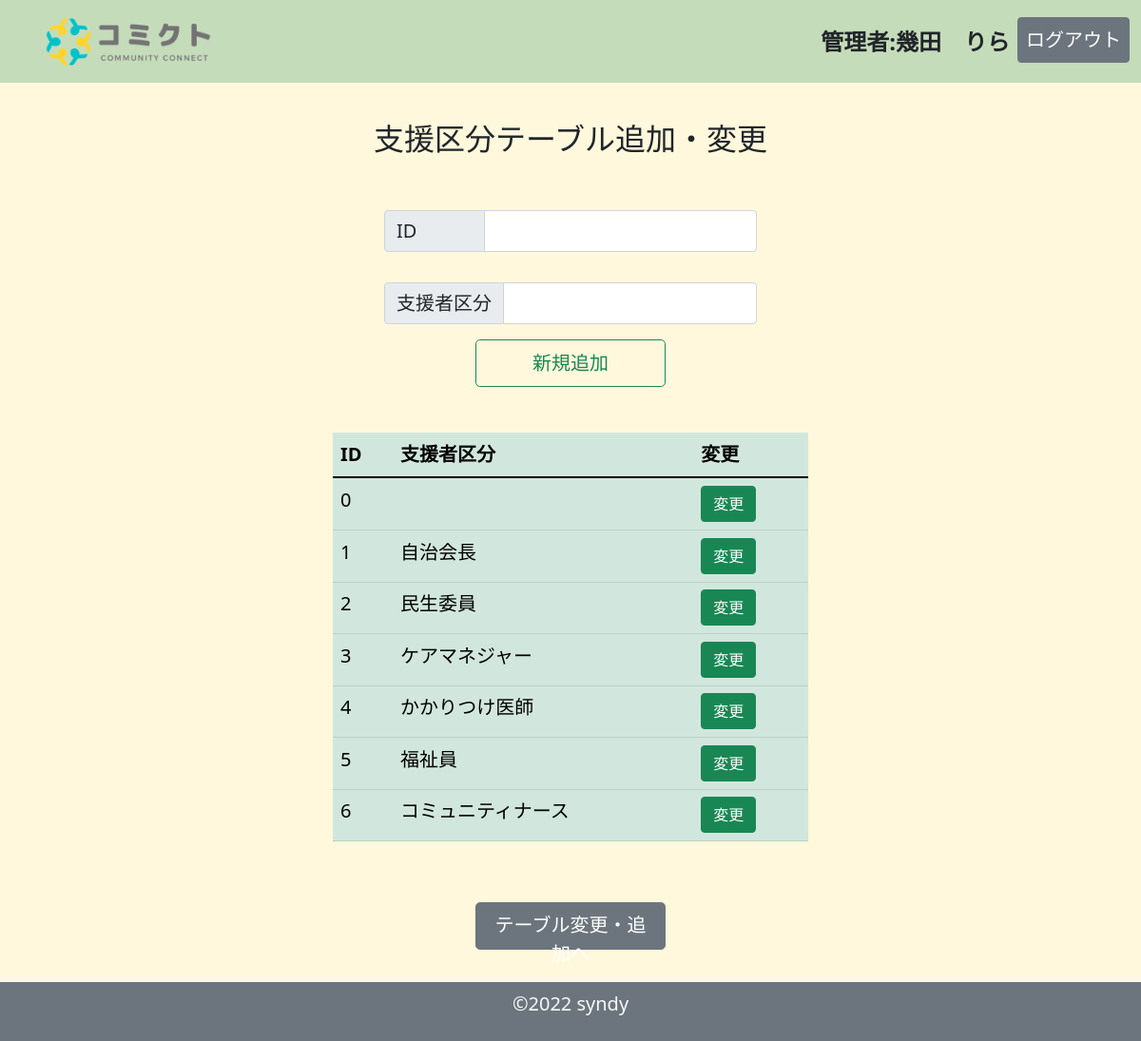
Screenshot of /admin_supporttable_read.php (signed in) with the database file from the repository.
### tables this page shows
CREATE TABLE `support_table` (
  `id` int(11) NOT NULL,
  `support_id` int(11) NOT NULL,
  `support` varchar(64) NOT NULL
);

### admin_supporttable_read.php (the view, shortened to what this page needs)
<?php
$pdo = connect_to_db();
$sql = 'SELECT * FROM support_table ORDER BY support_id ASC';
$stmt = $pdo->prepare($sql);
try {
    $status = $stmt->execute();
} catch (PDOException $e) {
    echo json_encode(["sql error" => "{$e->getMessage()}"]);
    exit();
}
$result = $stmt->fetchAll(PDO::FETCH_ASSOC);
$output = "";
foreach ($result as $record) {
    $output .= "<tr><td>{$record['support_id']}</td><td>{$record['support']}</td>
    <td>
        <a href='admin_supporttable_edit.php?id={$record["id"]}' class='btn btn-success' role='button'>変更</a>
      </td><tr>";
}
?>
<!DOCTYPE html>
<html lang="ja">
<head>
    <link href="https://cdn.jsdelivr.net/npm/bootstrap@5.1.3/dist/css/bootstrap.min.css" rel="stylesheet">
    <link rel="stylesheet" href="css/style_home_admin.css">
</head>
<body>
    <header>
        <nav class="navbar navbar-expand-lg navbar-light bg-success bg-opacity-25">
            <div class="container-fluid">
                <a class="navbar-brand" href="#">
                    <img src="img/comictlogo.png" alt="" width="250" height="60" class="d-inline-block align-text-top">
                </a>
                <div class="collapse navbar-collapse " id="navbarSupportedContent">
                    <ul class="navbar-nav me-auto">
                        <li class="nav-item">
                            <a class="nav-link" href="#"></a>
                        </li>
                        <li class="nav-item">
                            <a class="nav-link" href="#"></a>
                        </li>
                    </ul>
                    <ul class="navbar-nav">
                        <li class="nav-item">
                            <a class="nav-link text-dark fw-bold fs-4" href="#">管理者:<?= $_SESSION['mbname'] ?></a>
                        </li>
                        <li class="nav-item">
                            <a class="nav-link btn btn-secondary text-white fs-5 " href="logout.php" role="button">ログアウト</a>
                        </li>
                    </ul>
                </div>
            </div>
        </nav>
    </header>
    <main class="mb-5">
        <form action="admin_supporttable_create.php" method="POST">
            <div class="container-fluid">
                <div class="row justify-content-center  g-2">
                    <p class="h2 text-center my-5">支援区分テーブル追加・変更</p>
                    <div class="input-group mb-3 justify-content-center" style="max-width: 400px;">
                        <span class="input-group-text fs-5" id="inputGroup-sizing-default" style="width: 106px;">ID</span>
                        <input type="text" name="id" class="form-control fs-5 " aria-label="Sizing example input" aria-describedby="inputGroup-sizing-default">
                    </div>
                    <div class="row justify-content-center  g-2">
                        <div class="input-group mb-3 justify-content-center" style="max-width: 400px;">
                            <span class="input-group-text fs-5" id="inputGroup-sizing-default">支援者区分</span>
                            <input type="text" name="support" class="form-control fs-5 " aria-label="Sizing example input" aria-describedby="inputGroup-sizing-default">
                        </div>
                    </div>
                </div>
                <div class="container-fluid">
                    <div class="row justify-content-center">
                        <div class="col text-center mb-5">
                            <button class="btn btn-outline-success btn-lg fs-5" style="width: 200px;;height:50px">新規追加</button>
                        </div>
                    </div>
                </div>
            </div>
        </form>
        <div class="container-fluid">
            <div class="row justify-content-center  g-2">
                <div class="table-responsive">
                    <table class="table table-success table-hover mx-auto fs-5" style="max-width: 500px;">
                        <thead>
                            <tr>
                                <th scope="col">ID</th>
                                <th scope="col">支援者区分</th>
                                <th scope="col">変更</th>
                            </tr>
                        </thead>
                        <tbody>
                            <?= $output ?>
                        </tbody>
                    </table>
                </div>
            </div>
        </div>
        <div class="container-fluid">
            <div class="row justify-content-center">
                <div class="col text-center my-5">
                    <a class="btn btn-secondary btn-lg fs-5" style="width: 200px;;height:50px" href="admin_tableadd.php" role="button">テーブル変更・追加へ</a>
                </div>
            </div>
        </div>
    </main>
    <footer class="footer fixed-bottom mt-auto py-2 bg-secondary text-light text-center fs-5 ">
        <div class="container">
            <p>&copy;2022 syndy </p>
        </div>
    </footer>
</body>
</html>

### css/style_home_admin.css (style rules this page uses)
body { background-color: cornsilk; }

### rows the page displays
support_table: support "0"
support_table: support "1", support "自治会長"
support_table: support "2", support "民生委員"
support_table: support "3", support "ケアマネジャー"
support_table: support "4", support "かかりつけ医師"
support_table: support "5", support "福祉員"
support_table: support "6", support "コミュニティナース"

### other values shown
$_SESSION['mbname'] "幾田 りら"
